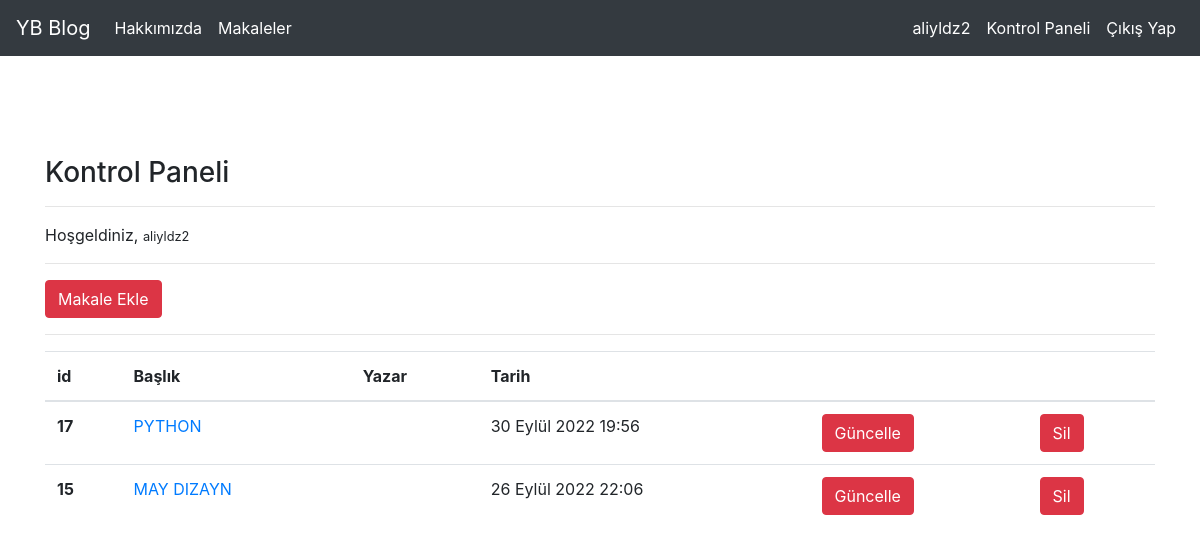
Screenshot of /articles/dashboard/ (signed in) with the database file from the repository.
### article/models.py (models this page shows, shortened)
class Article(models.Model):
    author = models.ForeignKey("auth.User",on_delete= models.CASCADE, verbose_name="Yazar")
    title = models.CharField(max_length=50, verbose_name= "Başlık")
    content = RichTextField()
    created_date = models.DateTimeField(auto_now_add=True, verbose_name="Oluşturulma Tarihi")
    article_image = models.FileField(blank=True,null= True,verbose_name="Makaleye Fotoğraf Ekleyin")
    class Meta:
        ordering = ['-created_date']

### article/views.py (the view)
# urls.py: path('dashboard/',views.dashboard,name= "dashboard"),
@login_required(login_url="user:login")
def dashboard(request):
    articles = Article.objects.filter(author = request.user)
    context={
        "articles" : articles
    }
    return render(request,"dashboard.html",context)

### templates/dashboard.html
{% extends "layout.html" %}
{% block body %}
<h3>Kontrol Paneli</h3>
<hr>
<p>
    Hoşgeldiniz, <small>{{request.user.username}}</small>
</p>
<hr>
<a class="btn btn-danger" href = "/articles/addarticle">Makale Ekle</a>
<hr>
{% if articles %}
<table class="table">
  <thead>
    <tr>
      <th scope="col">id</th>
      <th scope="col">Başlık</th>
      <th scope="col">Yazar</th>
      <th scope="col">Tarih</th>
      <th scope="col"></th>
      <th scope="col"></th>
    </tr>
  </thead>
  <tbody>
    {% for article in articles  %}
    <tr>
      <th scope="row">{{article.id}}</th>
      <td><a href = "{% url 'article:detail' article.id %}">{{article.title}}</a></td>
      <td>{{article.username}}</td>
      <td>{{article.created_date}}</td>
      <td><a href="{% url 'article:update' article.id %}" class = "btn btn-danger">Güncelle</a></td>
      <td><a href="{% url 'article:delete' article.id %}" class = "btn btn-danger">Sil</a></td>
    </tr>
    {% endfor %}
  </tbody>
</table>
{% else %}
<div class = "alert alert-danger">
Henüz bir makaleniz bulunmuyor...
</div>
{% endif %}
{% endblock body %}

### templates/includes/navbar.html (shortened to what this page needs)
 <nav class="navbar navbar-expand-md navbar-dark bg-dark mb-4">
      <a class="navbar-brand" href="{% url 'index' %}">YB Blog</a>
      <div class="collapse navbar-collapse" id="navbarCollapse">
        <ul class="navbar-nav mr-auto">
          <li class="nav-item active">
            <a class="nav-link" href="{% url 'about' %}">Hakkımızda <span class="sr-only">(current)</span></a>
          </li>
          <li class="nav-item active">
            <a class="nav-link" href="{% url 'article:articles' %}">Makaleler <span class="sr-only">(current)</span></a>
          </li>
        </ul>
        <ul class="navbar-nav ml-auto">
        {% if request.user.is_authenticated %}
          <li class="nav-item active">
            <a class="nav-link">{{request.user.username}}</a>
          </li>
          <li class="nav-item active">
            <a class="nav-link" href="{% url 'article:dashboard' %}">Kontrol Paneli<span class="sr-only">(current)</span></a>
          </li>
          <li class="nav-item active">
            <a class="nav-link" href="{% url 'user:logout' %}">Çıkış Yap <span class="sr-only">(current)</span></a>
          </li>
        {% endif %}
        </ul>
      </div>
    </nav>

### rows the page displays
Article: id "17", title "PYTHON", created_date "30 Eylül 2022 19:56"
Article: id "15", title "MAY DIZAYN", created_date "26 Eylül 2022 22:06"

### other values shown
{{ request.user.username }} "aliyldz2"
